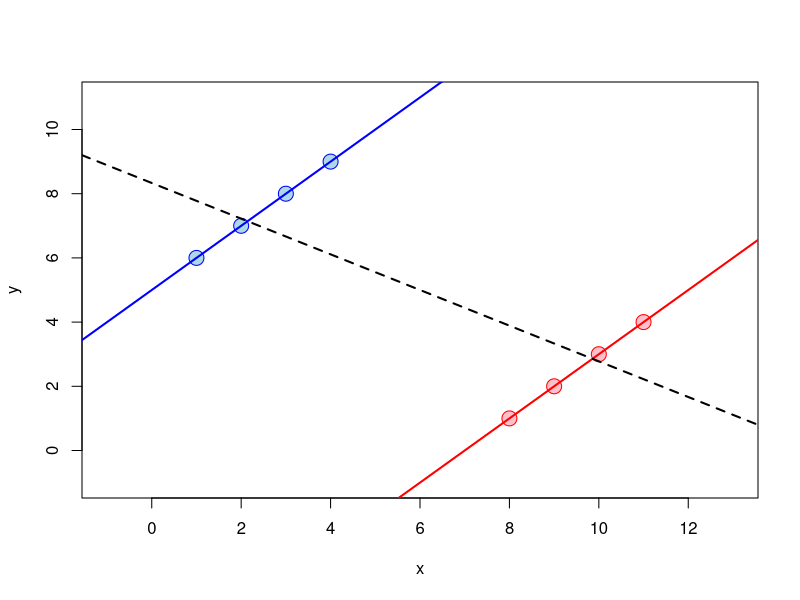

R code for this plot:
library(tidyverse)

theme_set(
        theme_bw() +
                theme(legend.position = "top", 
                      axis.text = element_text(size = 11), 
                      axis.title = element_text(size = 12, face = "bold"))
)

x1 <- c(1,2,3,4)
y1 <- x1 + 5

x2 <- x1 + 7
y2 <- x2 - 7

x <- c(x1,x2)
y <- c(y1,y2)

par(las=1)
par(mar=c(4, 4, 0.5, 0.5) + 0.1)
par(mgp=c(2,1,0))

png("img/simpson.png", res = 600, width = 14, height = 13, units = "cm")

plot(x,y, cex=2, pch=21,
     col=rep(c("blue", "red"), each=4), bg=rep(c("lightblue", "pink"), each=4),
     xlim=range(x)+c(-2,2), ylim=range(y)+c(-2,2))
abline(lm(y1 ~ x1), col="blue", lwd=2)
abline(lm(y2 ~ x2), col="red", lwd=2)
abline(lm(y  ~ x), lwd=2, lty=2)

dev.off()

